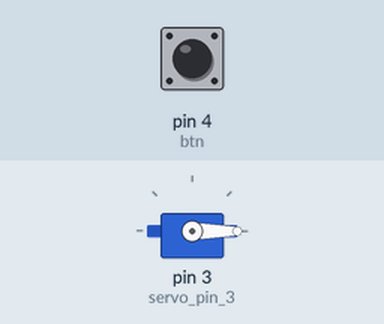
The program below on a simulated Arduino Uno, built with avr-gcc and run on an emulated ATmega328P. Shown: servo. The inputs (shaded band) are chosen by the test bench; at power-on: pin 4 (btn) LOW.

Above: at 1.2 s.
1.3 s: pin 4 (btn) pulled HIGH for 0.15 s
At 1.37 s:
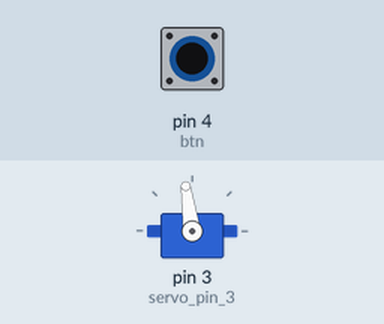
2.9 s: pin 4 (btn) pulled HIGH for 3.2 s
At 6.5 s:
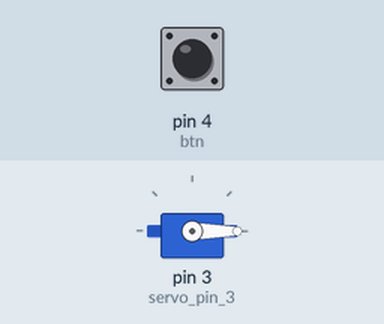
Timing chart, 0 to 8.0 s (numbered marks = the images above; inputs shaded):
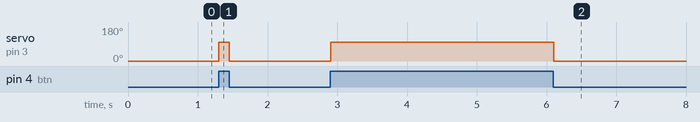

The program:

main.cpp
```cpp
#include <Arduino.h> // Lib do Arduino para o Vscode.
#include <Servo.h> // Lib do Servo Motor CC;

Servo servo_pin_3; // Comando da lib Servo.h;
int btn=4; // Variavel do botão no pino 4;

void setup() {
  servo_pin_3.attach(3);// Ativa o Servo Motor no pino 3;
  pinMode(btn,INPUT);// Colocando o tipo do elemento do botão;
}

void loop() {
  // Estrutura de Condicional para Servo Motor ser Ativo;
  if(digitalRead(btn)==(HIGH)){
    servo_pin_3.write(98);// Caso for Ativo faça uma rotação de 98 grau;
  }else{
    servo_pin_3.write(0);// Caso não for Ativo faça uma rotação de 0 grau;
  }
  delay(10);// 10 milissegudos;
}
```

Measured:
- after the input at 1.3 s, servo on pin 3 (servo_pin_3): 0° → 98° at once, → 0° 0.15 s later
- after the input at 2.9 s, servo on pin 3 (servo_pin_3): 0° → 98° at once, → 0° 3.2 s later
